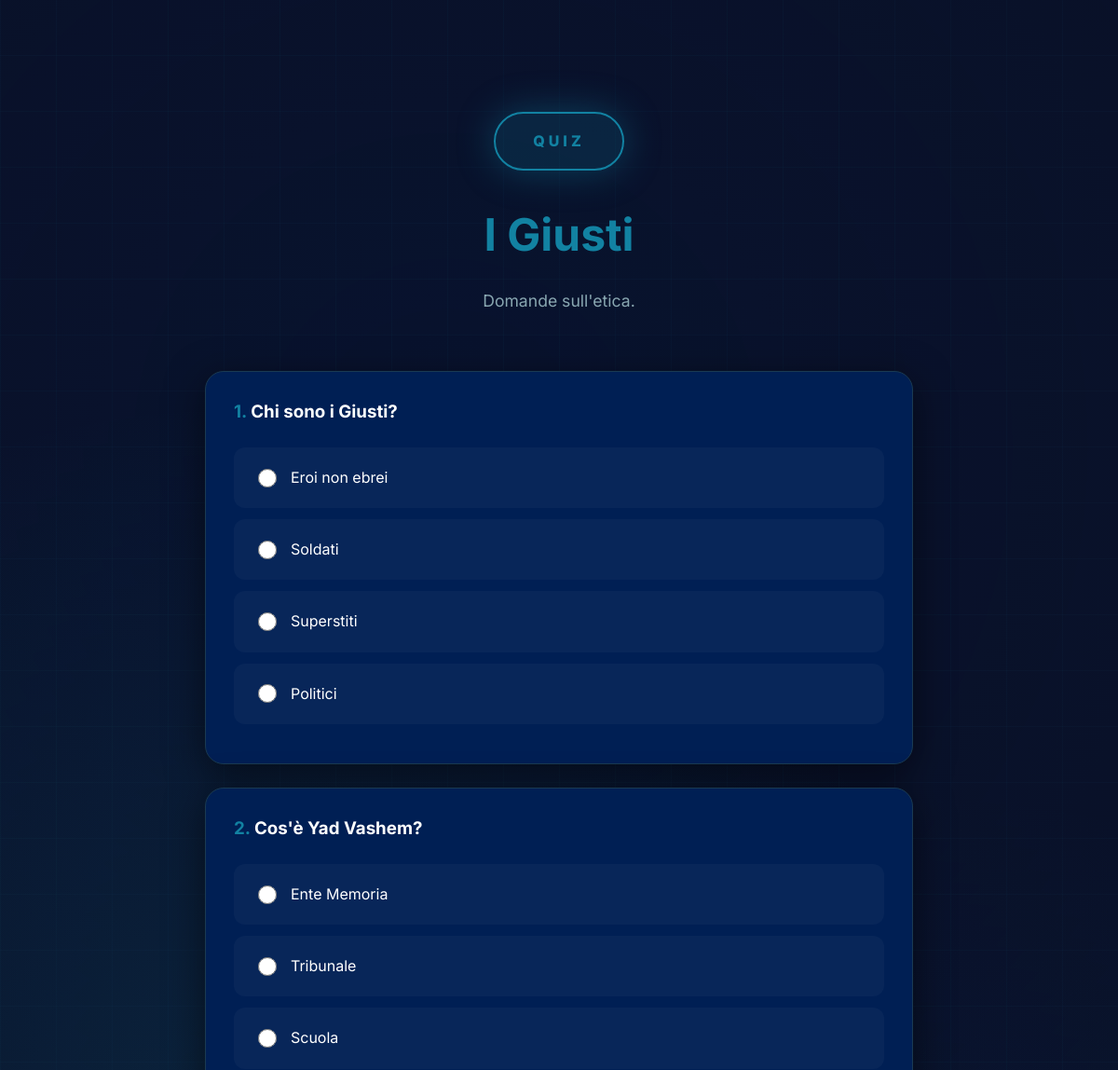
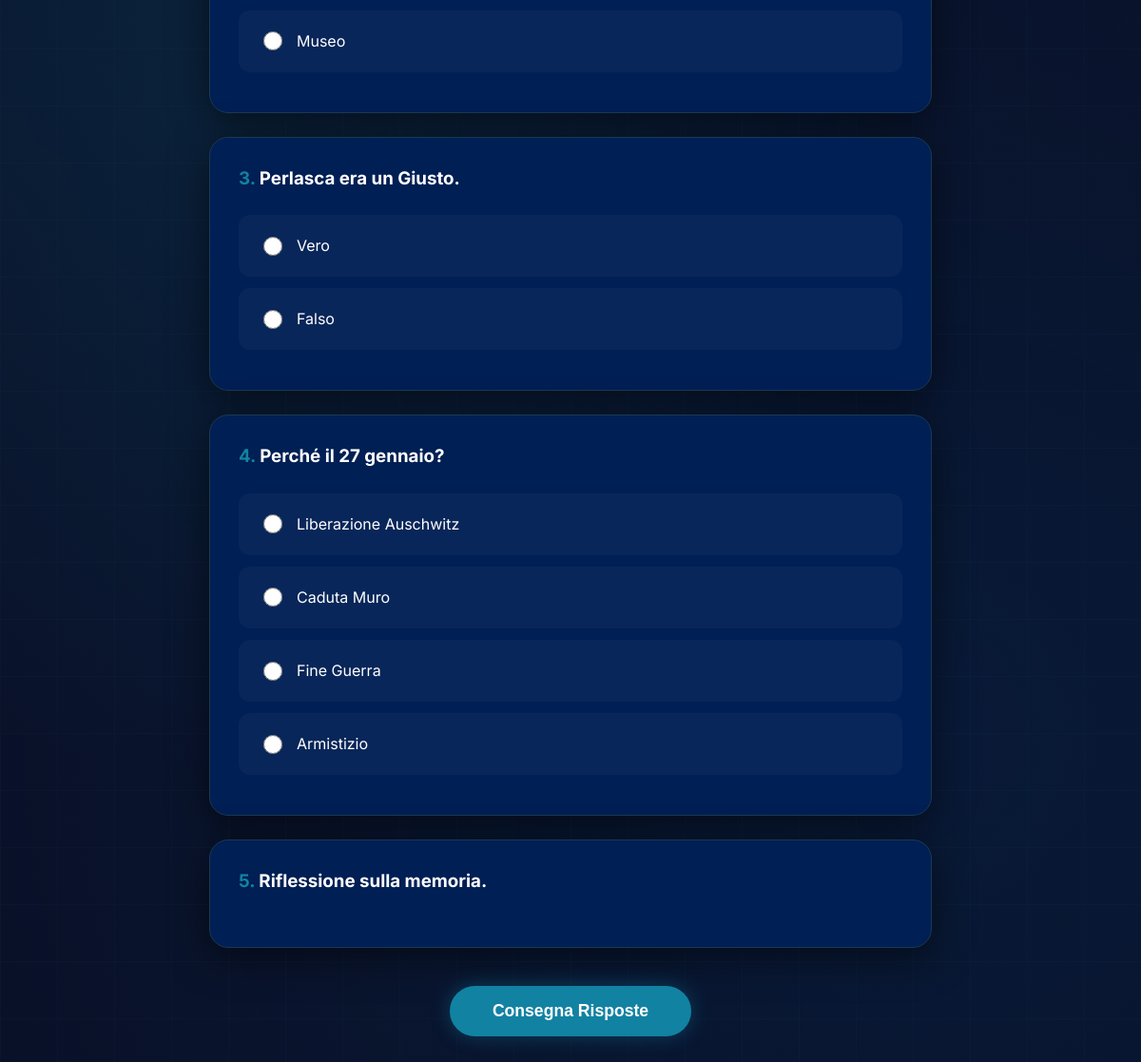
Screenshot of /quiz/2/ with the database file from the repository (2 pictures, top to bottom).
### myapp/models.py (models this page shows)
class Quiz(models.Model):
    article = models.ForeignKey(Article, on_delete=models.CASCADE, related_name='quizzes')
    title = models.CharField(max_length=200)
    description = models.TextField()
    difficulty = models.CharField(max_length=20, choices=[
        ('facile', 'Facile'),
        ('medio', 'Medio'),
        ('difficile', 'Difficile')
    ])
    time_limit = models.IntegerField(null=True, blank=True)
    passing_score = models.IntegerField(default=60)
    created_at = models.DateTimeField(auto_now_add=True)
    is_active = models.BooleanField(default=True)

class Question(models.Model):
    QUESTION_TYPES = [
        ('multiple_choice', 'Scelta Multipla'),
        ('true_false', 'Vero/Falso'),
        ('open_ended', 'Risposta Aperta'),
        ('matching', 'Abbinamento')
    ]
    quiz = models.ForeignKey(Quiz, on_delete=models.CASCADE, related_name='questions')
    question_type = models.CharField(max_length=20, choices=QUESTION_TYPES)
    text = models.TextField()
    explanation = models.TextField()
    points = models.IntegerField(default=1)
    order = models.IntegerField(default=0)
    class Meta:
        ordering = ['order']

class Answer(models.Model):
    question = models.ForeignKey(Question, on_delete=models.CASCADE, related_name='answers')
    text = models.CharField(max_length=500)
    is_correct = models.BooleanField(default=False)
    feedback = models.TextField(blank=True)

### myapp/views.py (the view, shortened to what this page needs)
# urls.py: path('quiz/<int:quiz_id>/', views.quiz_detail, name='quiz_detail'),
def quiz_detail(request, quiz_id):
    quiz = get_object_or_404(Quiz, pk=quiz_id)
    return render(request, 'quiz_detail.html', {'quiz': quiz})

### myapp/templates/quiz_detail.html (shortened to what this page needs)
{% load static %}
<!DOCTYPE html>
<html lang="it">
<head>
    <link rel="stylesheet" href="{% static 'style.css' %}">
</head>
<body>
    <div class="particles-container" id="particles"></div>
    <div class="quiz-wrapper">
        {% if submitted %}
            <div class="feedback-card {% if passed %}feedback-success{% else %}feedback-fail{% endif %}">
                <h1 style="font-size: 3rem; margin-bottom: 10px;">
                    {% if passed %}Complimenti!{% else %}Riprova{% endif %}
                </h1>
                <p style="font-size: 1.4rem; margin-bottom: 20px;">
                    Hai totalizzato il <strong>{{ percentage|floatformat:0 }}%</strong>
                </p>
                <p style="color: var(--color-text-muted);">
                    Risposte corrette: {{ score }} su {{ total }}
                </p>
                <div style="display: flex; gap: 20px; justify-content: center;">
                    <a href="{% url 'quiz_detail' quiz.id %}" class="btn-action">Riprova il test</a>
                    <a href="{% url 'index' %}" class="btn-action" style="background: transparent; border: 1px solid var(--color-border);">Torna alla Home</a>
                </div>
            </div>
        {% else %}
            <header style="text-align: center; margin-bottom: 60px;">
                <div class="hero-badge" style="margin: 0 auto 20px;">Quiz</div>
                <h1 style="font-size: 3rem; color: var(--color-accent-primary); margin-bottom: 15px;">{{ quiz.title }}</h1>
                <p style="color: var(--color-text-muted); font-size: 1.1rem;">{{ quiz.description }}</p>
            </header>
            <form method="POST">
                {% for question in quiz.questions.all %}
                <div class="question-card">
                    <h3 style="margin-bottom: 25px; line-height: 1.4;">
                        <span style="color: var(--color-accent-primary);">{{ forloop.counter }}.</span> {{ question.text }}
                    </h3>
                    {% for answer in question.answers.all %}
                    <label class="answer-label">
                        <input type="radio" name="q_{{ question.id }}" value="{{ answer.id }}" required>
                        <span>{{ answer.text }}</span>
                    </label>
                    {% endfor %}
                </div>
                {% endfor %}
                <button type="submit" class="btn-action">Consegna Risposte</button>
            </form>
        {% endif %}
    </div>
</body>
</html>

### myapp/static/style.css (style rules this page uses)
:root { --color-bg-primary: #0a1128; --color-bg-secondary: #001f54; --color-bg-tertiary: #034078; --color-accent-primary: #1282a2; --color-accent-secondary: #0a1128; --color-text-primary: #ffffff; --color-text-secondary: #e8f1f5; --color-text-muted: #89a7b1; --color-border: #1a3a52; --color-glow: rgba(18, 130, 162, 0.4); --spacing-unit: 8px; --transition-smooth: cubic-bezier(0.4, 0, 0.2, 1); --shadow-elevated: 0 25px 80px rgba(0, 0, 0, 0.7); --shadow-card: 0 10px 40px rgba(0, 0, 0, 0.5); }
* { margin: 0; padding: 0; box-sizing: border-box; }
html { scroll-behavior: smooth; }
body { font-family: 'Inter', -apple-system, BlinkMacSystemFont, sans-serif; background: var(--color-bg-primary); color: var(--color-text-primary); line-height: 1.7; overflow-x: hidden; position: relative; }
body::before { content: ''; position: fixed; top: 0; left: 0; width: 100%; height: 100%; background: radial-gradient(circle at 20% 50%, rgba(18, 130, 162, 0.15) 0%, transparent 50%), radial-gradient(circle at 80% 80%, rgba(3, 64, 120, 0.2) 0%, transparent 50%), radial-gradient(circle at 40% 20%, rgba(0, 31, 84, 0.15) 0%, transparent 50%); pointer-events: none; z-index: 0; animation: backgroundPulse 25s ease-in-out infinite; }
body::after { content: ''; position: fixed; top: 0; left: 0; width: 100%; height: 100%; background-image: linear-gradient(90deg, rgba(18, 130, 162, 0.04) 1px, transparent 1px), linear-gradient(0deg, rgba(18, 130, 162, 0.04) 1px, transparent 1px); background-size: 60px 60px; pointer-events: none; z-index: 0; animation: gridMove 50s linear infinite; }
.particles-container { position: fixed; top: 0; left: 0; width: 100%; height: 100%; pointer-events: none; z-index: 0; overflow: hidden; }
.hero-badge { display: inline-block; padding: calc(var(--spacing-unit) * 2) calc(var(--spacing-unit) * 5); background: rgba(18, 130, 162, 0.18); border: 2px solid var(--color-accent-primary); border-radius: 50px; color: var(--color-accent-primary); font-size: 1rem; font-weight: 800; letter-spacing: 4px; margin-bottom: calc(var(--spacing-unit) * 6); animation: badgePulse 3s ease-in-out infinite; box-shadow: 0 0 40px rgba(18, 130, 162, 0.4); text-transform: uppercase; position: relative; overflow: hidden; }

### myapp/templates/quiz_detail.html (style rules this page uses)
body { background-color: var(--color-bg-primary); color: var(--color-text-primary); overflow-x: hidden; }
.quiz-wrapper { max-width: 800px; margin: 100px auto; padding: 20px; position: relative; z-index: 2; }
.question-card { background: var(--color-bg-secondary); border: 1px solid var(--color-border); border-radius: 20px; padding: 30px; margin-bottom: 25px; box-shadow: var(--shadow-card); transition: transform 0.3s ease; }
.answer-label { display: flex; align-items: center; background: rgba(255, 255, 255, 0.03); padding: 18px 25px; margin: 12px 0; border-radius: 12px; cursor: pointer; transition: all 0.2s ease; border: 1px solid transparent; }
input[type="radio"] { margin-right: 15px; width: 20px; height: 20px; accent-color: var(--color-accent-primary); }
.btn-action { background: var(--color-accent-primary); color: white; border: none; padding: 16px 45px; border-radius: 50px; font-weight: bold; cursor: pointer; display: block; margin: 40px auto; font-size: 1.1rem; text-decoration: none; text-align: center; transition: 0.3s; box-shadow: 0 0 20px var(--color-glow); }

### rows the page displays
Quiz: title "I Giusti", description "Domande sull'etica."
Question: text "Chi sono i Giusti?"
Answer: text "Eroi non ebrei"
Answer: text "Soldati"
Answer: text "Superstiti"
Answer: text "Politici"
Question: text "Cos'è Yad Vashem?"
Answer: text "Ente Memoria"
Answer: text "Tribunale"
Answer: text "Scuola"
Answer: text "Museo"
Question: text "Perlasca era un Giusto."
Answer: text "Vero"
Answer: text "Falso"
Question: text "Perché il 27 gennaio?"
Answer: text "Liberazione Auschwitz"
Answer: text "Caduta Muro"
Answer: text "Fine Guerra"
Answer: text "Armistizio"
Question: text "Riflessione sulla memoria."
